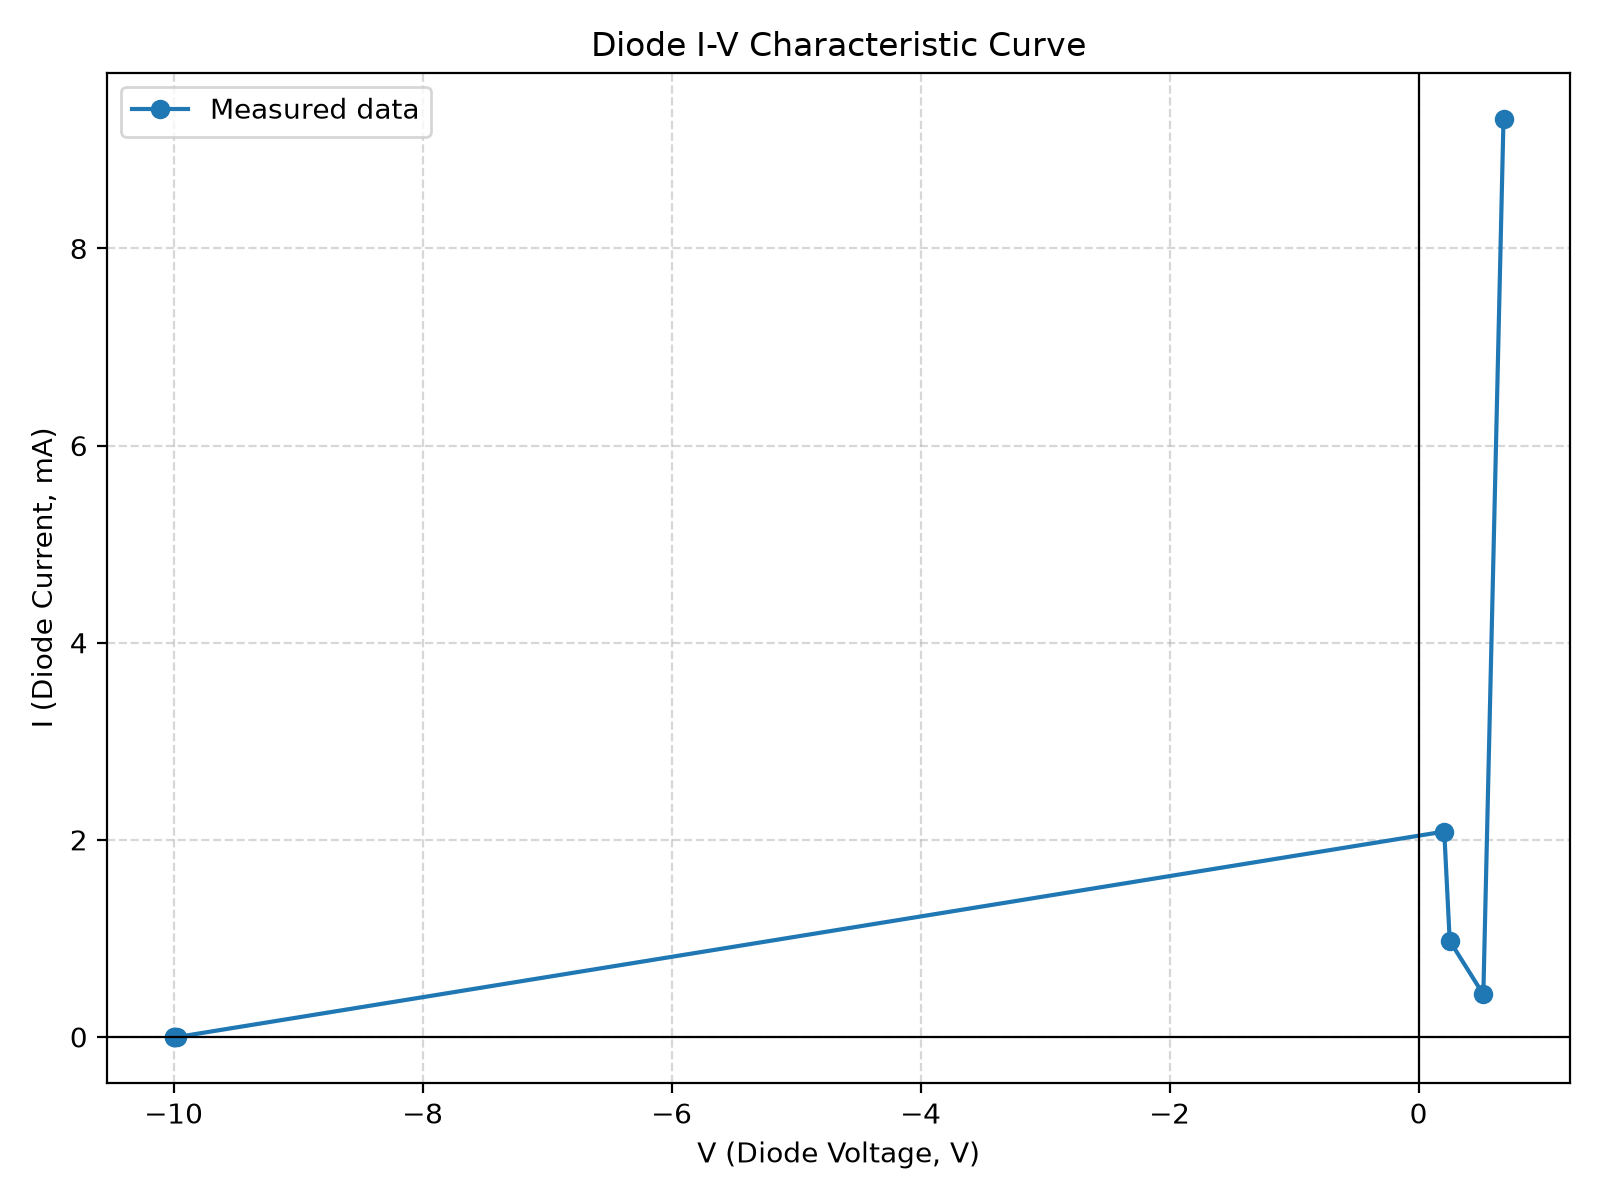

Generate this figure with Python:
"""
Diode I-V characteristic curve
EGCI 232 Lab 1 - forward and reverse biased data points
"""

import matplotlib.pyplot as plt

# Forward-biased data (measured in lab)
# Resistor: 22k, 10k, 4.7k, 1k
Vd_forward = [0.52, 0.25, 0.206, 0.682]      # volts
Id_forward = [0.431, 0.975, 2.084, 9.318]    # mA

# Reverse-biased data (from LTspice simulation)
# Resistor: 22k, 10k, 4.7k, 1k
Vd_reverse = [-9.974, -9.988, -9.994, -9.999]        # volts
Id_reverse_uA = [-1.18, -1.20, -1.28, -1.00]         # microamps
Id_reverse = [i / 1000 for i in Id_reverse_uA]        # convert to mA for same axis

# Combine and sort by voltage for a clean curve
points = sorted(zip(Vd_forward + Vd_reverse, Id_forward + Id_reverse))
V = [p[0] for p in points]
I = [p[1] for p in points]

fig, ax = plt.subplots(figsize=(8, 6))

ax.plot(V, I, marker='o', linestyle='-', color='tab:blue', label='Measured data')
ax.axhline(0, color='black', linewidth=0.8)
ax.axvline(0, color='black', linewidth=0.8)

ax.set_xlabel('V (Diode Voltage, V)')
ax.set_ylabel('I (Diode Current, mA)')
ax.set_title('Diode I-V Characteristic Curve')
ax.grid(True, linestyle='--', alpha=0.5)
ax.legend()

plt.tight_layout()
plt.savefig('diode_iv_curve.png', dpi=200)
plt.show()

print("Saved plot to diode_iv_curve.png")
